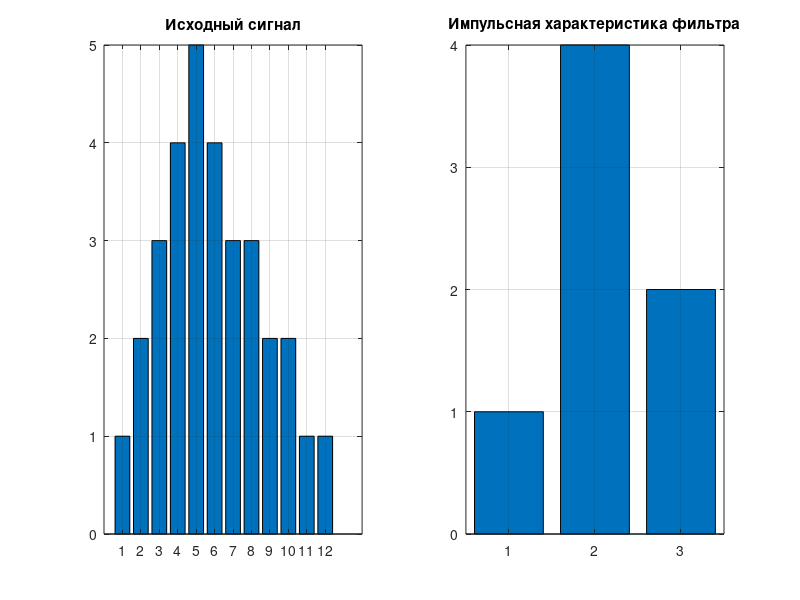
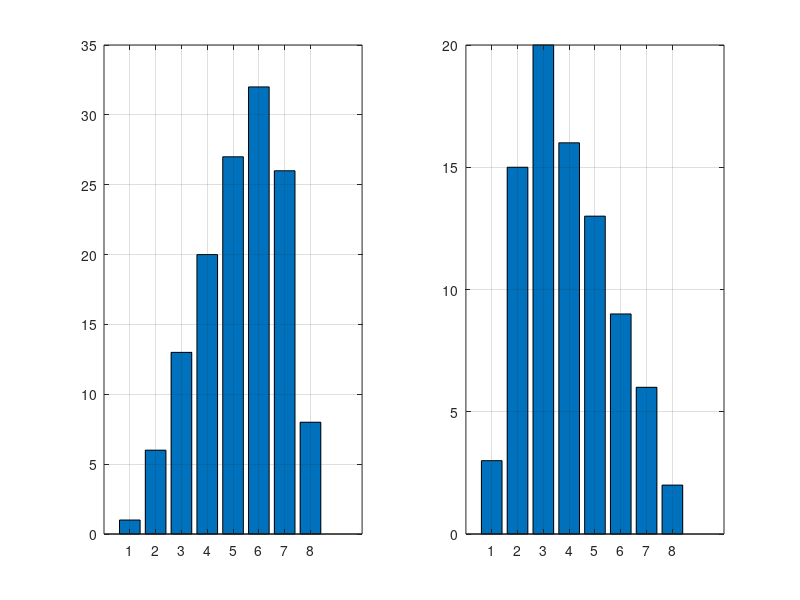
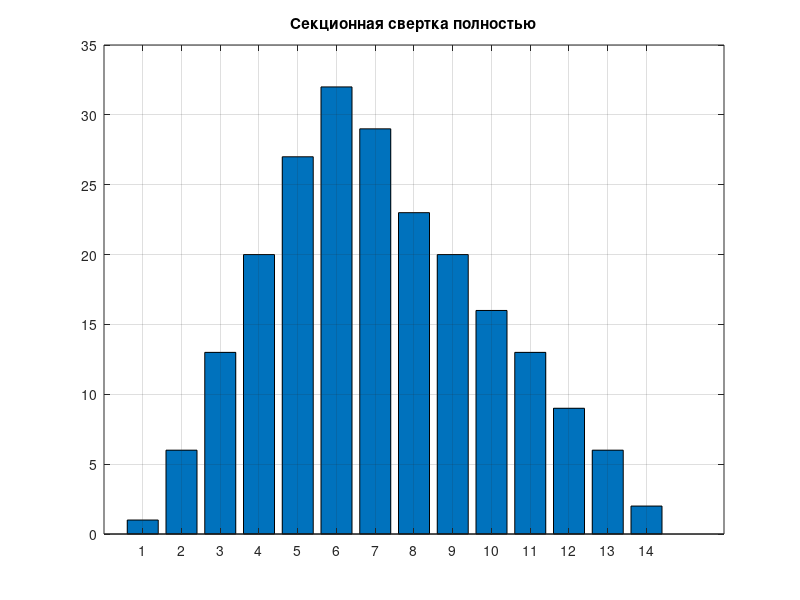

Write the MATLAB code that produced these figures, in order.
%% Л.Р. №2 - Свертка сигналов: секционная

clear; clc; close all;
%% %%%%%%%%%%%%%%%%%%%%%%%%%%%%%%%%%%%%%%%%%%%%%%%%%%%%%%%%%%%%%%%%%%%%% %%
%% ЗАДАНИЕ

x=[1 2 3 4 5 4 3 3 2 2 1 1];%сигнал
h=[1 4 2];%ИХ фильтра
%дополнительно
el=2;%количество блоков сигнала

%% %%%%%%%%%%%%%%%%%%%%%%%%%%%%%%%%%%%%%%%%%%%%%%%%%%%%%%%%%%%%%%%%%%%%% %%
%% ОСНОВНАЯ ПРОГРАММА

%графики
figure('Name','Исходные данные');
subplot(1,2,1);bar(x);title 'Исходный сигнал';grid on;
subplot(1,2,2);bar(h);title 'Импульсная характеристика фильтра';grid on;

%разделение вектора сигнала на матрицу блоков
st=length(x)/el;%длина блока
M=rot90(fliplr(reshape(x,st,[])));

%свертка секционная
figure('Name','Секционная свертка поблочно');
for n=1:1:el;
    sv=M(n,:);
    sect1=conv(sv,h);
    subplot(1,el,n);
    bar(sect1);
    grid on;
    sect(n,:)=sect1;
end;

%объединение блоков в один
if el==1; %проверка количества блоков
    mat_read=sect;
else;
    for j=1:1:el;
        if j==1;%первый блок
            mat0=sect(j,1:end);
            mat0(end-1)=mat0(end-1)+sect(j+1,1);
            mat0(end)=mat0(end)+sect(j+1,2);
            mat_read=mat0;
        elseif j>1 & j~=el;% последующие блоки
            mat0=sect(j,3:end);
            mat0(end-1)=mat0(end-1)+sect(j+1,1);
            mat0(end)=mat0(end)+sect(j+1,2);
            mat_read=[mat_read mat0];
        elseif j==el;%последний блок
            mat0=sect(j,3:end);
            mat_read=[mat_read mat0];
        end;
    end;
end;

%график
figure('Name','Секционная свертка');
bar(mat_read);
title 'Секционная свертка полностью';
grid on;
